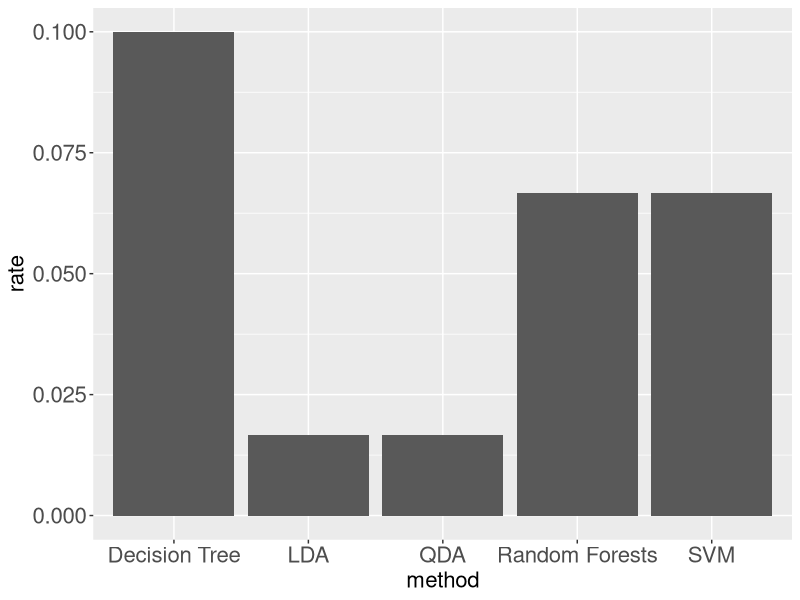

This chart was generated by the following R code:
library(ggplot2)

data <- data.frame(method=c(
  "Random Forests",
  "Decision Tree",
  "SVM",
  "LDA",
  "QDA"
), rate=c(
  0.06666667,
  0.1,
  0.06666667,
  0.01666667,
  0.01666667
))

cmd.args <- commandArgs(trailingOnly=T)
fname <- cmd.args[1]
png(filename=fname, width=10,height=6,units="in", res=300)

ggplot(data, aes(x=method, y=rate)) +
  geom_bar(stat="identity") +
  theme(axis.text=element_text(size=16)) +
  theme(axis.title=element_text(size=16))
